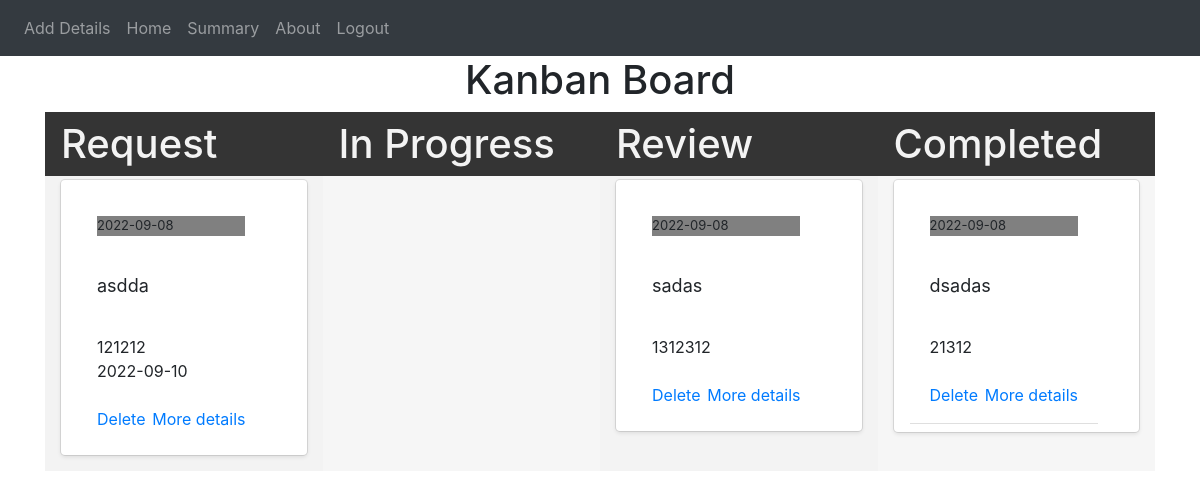
The app's page / (signed in) with its own data.
### website/models.py (models this page shows)
class Note(db.Model):
    id = db.Column(db.Integer, primary_key=True)
    title = db.Column(db.String(150))
    content = db.Column(db.Text, nullable=False)
    date = db.Column(db.Date, nullable=False,default=func.now())
    user_id = db.Column(db.Integer, db.ForeignKey('user.id'))
    user_name=db.Column(db.String(150))
    status=db.Column(db.String(150))
    deadline = db.Column(db.Integer)
    timerem = db.Column(db.Date, nullable=True,default=func.now())
    com=db.Column(db.String(150))
    time=db.Column(db.String(150))

### website/views.py (the view, shortened to what this page needs)
@views.route('/',methods=['GET','POST'])
@login_required
def home():
    notes=Note.query.filter_by(user_id=current_user.id).all()
    return render_template("home.html",user=current_user)

### website/__init__.py (called while the page is built)
def create_app():
    app = Flask(__name__)
    app.config['SECRET_KEY'] = '5791628bb0b13ce0c676dfde280ba245'
    app.config['SQLALCHEMY_DATABASE_URI'] = 'sqlite:///' + DB_NAME
    db.init_app(app)
    from website.views import views
    from website.auth import auth
    app.register_blueprint(views,url_prefix='/')
    app.register_blueprint(auth,url_prefix='/')
    from .models import User,Note
    create_db(app)
    login_manager = LoginManager()
    login_manager.login_view = 'auth.login'   #redirect to login page if not logged in
    login_manager.init_app(app)
    @login_manager.user_loader
    def load_user(id):
        return User.query.get(int(id))   #get user from database
    return app

### website/templates/home.html (shortened to what this page needs)
<!DOCTYPE html>
<html lang="en">
<head>
    <link rel="stylesheet"  href="/static/style.css">
    <link
    rel="stylesheet"
    href="https://stackpath.bootstrapcdn.com/bootstrap/4.4.1/css/bootstrap.min.css"
  />
  <link
    rel="stylesheet"
    href="https://stackpath.bootstrapcdn.com/font-awesome/4.7.0/css/font-awesome.min.css"
  />
</head>
<body>
  <nav class="navbar navbar-expand-lg navbar-dark bg-dark">
<div class="collapse navbar-collapse " id="navbar">
  <div class="navbar-nav">
    {%if user.is_authenticated%}
        <a class="nav-item nav-link" id="home" href="/add">Add Details</a>
        <a class="nav-item nav-link" id="home" href="/">Home</a>
        <a class="nav-item nav-link" id="login" href="/summary">Summary</a>
        <a class="nav-item nav-link" id="signUp" href="/about">About</a>
		    <a class="nav-item nav-link" id="logout" href="/logout">Logout</a>
        {%endif%}
  </div>
</div>
</nav>
    <h1 style="text-align:center">Kanban Board</h1>
     <div class="container " >
       <div class="hold">
        <h1>Request</h1>
        <ul class="list-group list-group-flush" id="note">
          {% for notes in user.notes %}
          {%if notes.status == "request" %}
          <div class="req" draggable="true">
          <li class="list-group-item">
            <p>
            <div style="background-color:gray;text-align:left;font-size:small">{{ notes.date }}</div>
            <br>
            <div style="text-align:start;font-size:large">{{ notes.title }}</div><br>
            <div style="text-align:start;font-size:medium">{{ notes.id }}</div>
            <div style="text-align:start;font-size:medium">{{ notes.deadline }}</div>
            </p>
           <a href="{{url_for('views.delete',id=notes.id)}}" onclick="return checkdelete()">Delete</a>
           <a href="{{url_for('views.more',id=notes.id)}}">More details</a>
          </li>
          </div>
          {% endif %}
          {% endfor %}
        </ul>
        </div>
        <div class="hold">
          <h1>In Progress</h1>
        </div>
        <div class="hold">
          <h1>Review</h1>
        <ul class="list-group list-group-flush" id="note">
          {% for notes in user.notes %}
          {%if notes.status == "review" %}
          <div class="req" draggable="true">
          <li class="list-group-item">
            <p>
            <div style="background-color:gray;text-align:left;font-size:small">{{ notes.date }}</div>
            <br>
            <div style="text-align:start;font-size:large">{{ notes.title }}</div><br>
            <div style="text-align:start;font-size:medium">{{ notes.id }}</div>
          </p>
          <a href="{{url_for('views.delete',id=notes.id)}}" onclick="return checkdelete()">Delete</a>
          <a href="{{url_for('views.more',id=notes.id)}}">More details</a>
        </li>
        </div>
        {% endif %}
        {% endfor %}
        </ul>
        </div>
        <div class="hold">
            <h1>Completed</h1>
        <ul class="list-group list-group-flush" id="note">
          {% for notes in user.notes %}
          {%if notes.status == "completed" %}
          <div class="req" draggable="true">
          <li class="list-group-item">
            <p>
            <div id="com" style="background-color:gray;text-align:left;font-size:small">{{ notes.date }}</div>
            <br>
            <div style="text-align:start;font-size:large">{{ notes.title }}</div><br>
            <div style="text-align:start;font-size:medium">{{ notes.id }}</div>
          </p>
          <a href="{{url_for('views.delete',id=notes.id)}}" onclick="return checkdelete()">Delete</a>
          <a href="{{url_for('views.more',id=notes.id)}}">More details</a>
          </li>
        </div>
        {% endif %}
        {% endfor %}
        </ul>
        </div>
    </div>
</body>
</html>

### website/static/style.css (style rules this page uses)
body { font-family: Arial, Helvetica, sans-serif; min-height: 100vh; justify-content: center; align-items: center; }
.container { width: 100%; max-width: 2000px; margin: 0 auto; padding: 0 20px; display: flex; }
.hold { width: 100%; background-color: #f3f3f3; position: relative; padding: 60px 1rem 0.5rem; }
.hold:nth-child(even) { background-color: #e9e9e96b; }
.hold h1 { position: absolute; top: 0; left: 0; background-color: #343434; color: #f3f3f3; margin: 0; width: 100%; padding: 0.5rem 1rem; }
.req { display: flex; justify-content: space-between; align-items: center; position: relative; background-color: #fff; box-shadow: rgba(15, 15, 15, 0.1) 0px 0px 0px 1px, rgba(15, 15, 15, 0.1) 0px 2px 4px; border-radius: 4px; padding: 0.5rem 1rem; font-size: 1.5rem; margin: 0.5rem 0; }
a { text-align: center; font-size:medium; }

### records on screen
Note: date "2022-09-08", title "asdda", id "121212", deadline "2022-09-10"
Note: date "2022-09-08", title "sadas", id "1312312"
Note: date "2022-09-08", title "dsadas", id "21312"
